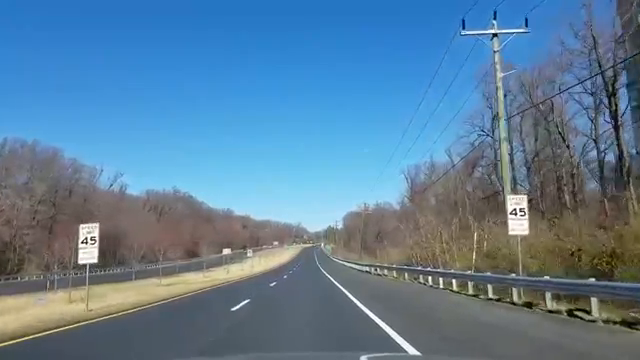
#> input picture frame 89 of OPENCV LANE DETECTION/inputs/videos/road2.mp4, 640 x 360 px, given in place of challenge.mp4, which was not available
$ python laneDetection.py
#> lines starting #> are read from the running program, lines starting #| are printed output that depends on the picture; after the words box and inside, x2 and y2 are one past the last pixel; in counts of white or black regions, pixels touching at a corner belong together; pictures that were not available may be replaced by others from this repository, and a replacement may not be noted
#> further down, image is the input picture: shape (360, 640, 3); mean B, G, R 152.9, 126.5, 92.3
import matplotlib.pyplot as plt
import matplotlib.image as mpimg
import numpy as np
import cv2
import math
from scipy import stats


def convHSV(img):
    return cv2.cvtColor(img,cv2.COLOR_RGB2HSV)

def convHSL(img):
    return cv2.cvtColor(img,cv2.COLOR_RGB2HLS)
#> returned value: shape (360, 640, 3); mean of channels 0, 1, 2 42.2, 122.8, 93.2

def isolateYellowHSL(img):
    low_threshold=np.array([30,38,110],dtype=np.uint8)
    high_threshold=np.array([150,204,255],dtype=np.uint8)
    yellow=cv2.inRange(img,low_threshold,high_threshold)
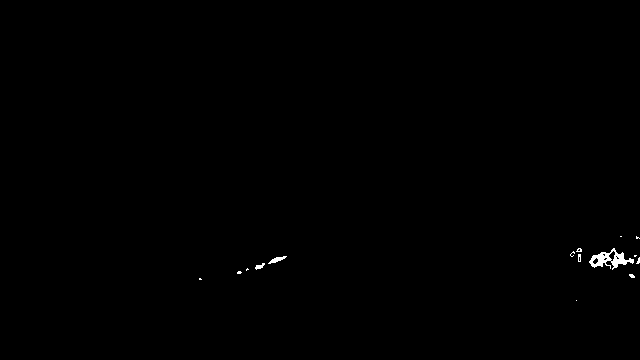
#> yellow: shape (360, 640); 0.27% white; 15 white regions (11 under 20 px), largest, box (x1, y1, x2, y2) and area: (589, 248, 634, 270) 400, (268, 256, 287, 264) 64, (255, 263, 265, 270) 36, (578, 254, 581, 262) 20
    return yellow

def isolateWhiteHSL(img):
    low_threshold=np.array([0,195,0],dtype=np.uint8)
    high_threshold=np.array([180,255,255],dtype=np.uint8)
    white=cv2.inRange(img,low_threshold,high_threshold)
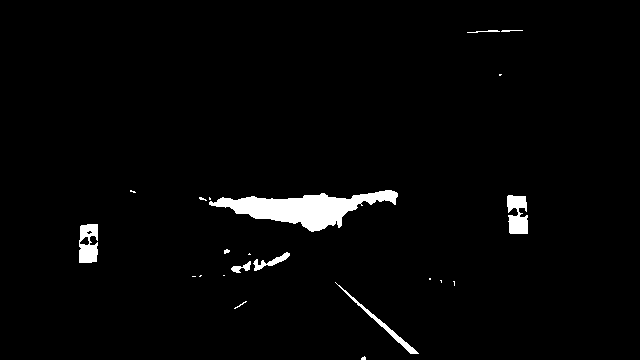
#> white: shape (360, 640); 2.5% white; 22 white regions (12 under 20 px), largest, box (x1, y1, x2, y2) and area: (209, 190, 398, 232) 3526, (507, 195, 528, 234) 625, (79, 224, 98, 263) 589
    return white

def MaskCombine(img,hsl_yellow,hsl_white):
    hsl_mask=cv2.bitwise_or(hsl_yellow,hsl_white)
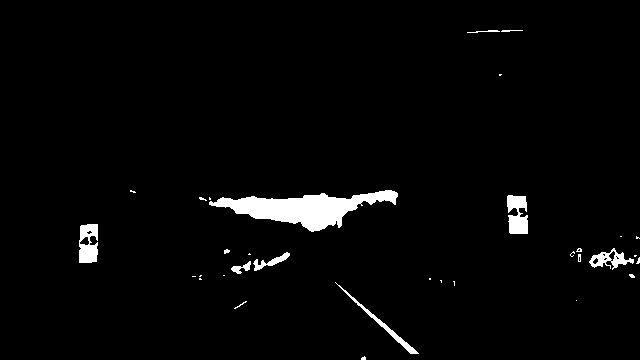
#> hsl_mask: shape (360, 640); 2.7% white; 33 white regions (21 under 20 px), largest, box (x1, y1, x2, y2) and area: (209, 190, 398, 232) 3526, (507, 195, 528, 234) 625, (79, 224, 98, 263) 589
    return cv2.bitwise_and(img,img,mask=hsl_mask)
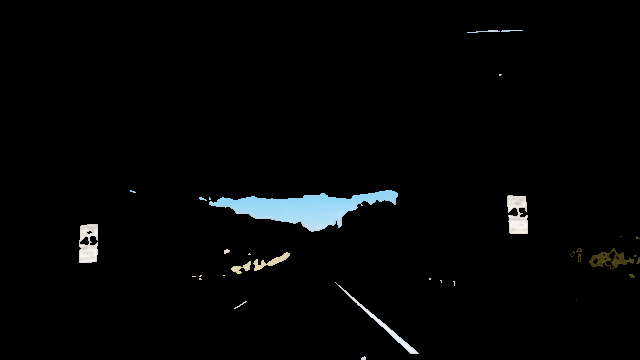
#> returned value: shape (360, 640, 3); mean of channels 0, 1, 2 5.8, 5.5, 4.7; drawn as B, G, R

def filter_hsl(img):
    hsl_img=convHSL(img)
    hsl_yellow=isolateYellowHSL(hsl_img)
    hsl_white=isolateWhiteHSL(hsl_img)
    return MaskCombine(img,hsl_yellow,hsl_white)


def grayscale(img):
    return cv2.cvtColor(img,cv2.COLOR_RGB2GRAY)
#> returned value: shape (360, 640)


def gaussianblur(grayscale_img):
    kernel=5
    return cv2.GaussianBlur(grayscale_img,(kernel,kernel),0)

def canny(img,low_threshold,high_threshold):
#> called with low_threshold = 50, high_threshold = 150
    return cv2.Canny(img,low_threshold,high_threshold)
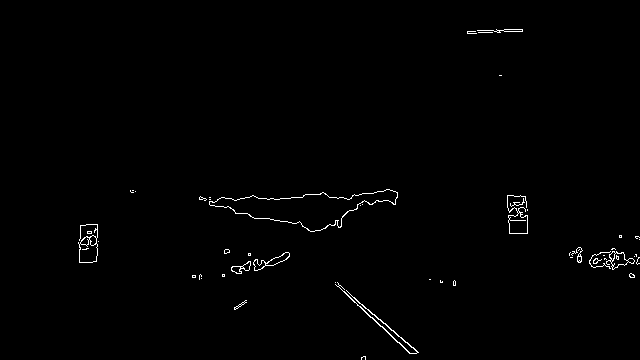
#> returned value: shape (360, 640); 0.8% white in thin lines or dots, all inside (x1, y1, x2, y2) = (78, 29, 640, 360)

def shape_of_img(img):
    imshape=img.shape
#> imshape = (360, 640)
    height=imshape[0]
#> height = 360
    width=imshape[1]
#> width = 640
    vertices=None

#CHANGE: Set THESE PARAMETERS ACCORDING TO CAMERA ANGLE

    if(width,height)==(960,540):
        bottom_left=(130,img.shape[0]-1)
        top_left=(410,350)
        top_right=(650,350)
        bottom_right=(img.shape[1]-30,img.shape[0]-1)
        vertices=np.array([bottom_left,top_left,top_right,bottom_right])

    else:
        bottom_left=(200,680)
        top_left=(400,450)
        top_right=(750,450)
        bottom_right=(1100,650)
        vertices=np.array([bottom_left,top_left,top_right,bottom_right])


    return vertices

def ROI(img):
    mask=np.zeros_like(img)
    if len(img.shape)>2:
        channel_count=img.shape[2]
        ignore_mask_color=(255,) * channel_count
    else:
        ignore_mask_color=255

    vertices=shape_of_img(img)
#> vertices = [[200, 680], [400, 450], [750, 450], [1100, 650]]

    cv2.fillPoly(mask,np.int32([vertices]),ignore_mask_color)
#> mask: shape (360, 640); every value is 0
    mask_img=cv2.bitwise_and(img,mask)
    return mask_img

def mask_bright(mask_img,img):
    return cv2.addWeighted(mask_img,1,img,1,0)

def hough_transform(img,rho,theta,threshold,min_line_len,max_line_gap):
    return cv2.HoughLinesP(img,rho,theta,threshold,np.array([]),min_line_len,max_line_gap)


# [8 lines left out: function draw_lines, not called in this run]

def separate_lines(lines,img):
    x_mid=img.shape[1]/2
#> x_mid = 320
    left_lanes=[]
    right_lanes=[]

    for line in lines:
        for x1,y1,x2,y2 in line:
            dx=x2-x1
            if dx==0:
                continue
            dy=y2-y1
            if dy==0:
                continue

            slope=dy/dx

            epsilon=0.01
            if abs(slope)<=epsilon:
                continue

            if slope<0 and x1<x_mid and x2<x_mid :
                left_lanes.append([[x1,y1,x2,y2]])
            elif x1>=x_mid and x2>=x_mid:
                right_lanes.append([[x1,y1,x2,y2]])
    return left_lanes,right_lanes

# [38 lines left out: functions color_lanes, finding_lane_line, tracing_lane, trace_both, not called in this run]


def display_final_lane_lines(image):
    img=np.copy(image)
    img_new=np.copy(image)#this is used for hadling errors
    #so there are 2 copies of original images
    rho=1
    theta=(np.pi/180)*1
    threshold=15
    min_line_len=10
    max_line_gap=5

    try:
        img=gaussianblur(img)
        img=filter_hsl(img)
        img=grayscale(img)
        img=canny(img,50,150)
        img=ROI(img)

        hough_lines=hough_transform(img,rho,theta,threshold,min_line_len,max_line_gap)

        separated_lane_lines=separate_lines(hough_lines,image)
        left_lane_lines=separated_lane_lines[0]
        right_lane_lines=separated_lane_lines[1]
        diff_lane_color=trace_both(image,left_lane_lines,right_lane_lines)

        #return img
        return diff_lane_color
    except ValueError:

        img=img_new
        masked_img=ROI(img)
        img=mask_bright(masked_img,img)
        img=gaussianblur(img)
        img=filter_hsl(img)
        img=grayscale(img)
        img=canny(img,50,150)
        img=ROI(img)

        hough_lines=hough_transform(img,rho,theta,threshold,min_line_len,max_line_gap)
        separated_lane_lines=separate_lines(hough_lines,image)
        left_lane_lines=separated_lane_lines[0]
        right_lane_lines=separated_lane_lines[1]
        diff_lane_color=trace_both(image,left_lane_lines,right_lane_lines)
        #return img
        return diff_lane_color


    #cv2.imshow('image',diff_lane_color)'''

'''image=cv2.imread('./test_images/traffic1.jpg')
cv2.imshow('original',image)
cv2.imshow('image',display_final_lane_lines(image))
'''

video=cv2.VideoCapture('./test_videos/challenge.mp4')
#video=cv2.VideoCapture('./data/test photos and videos/road_traffic_2.mp4')

while(video.isOpened()):
    ret,image=video.read()
    if ret==True:
#> (the run stopped early here; a loop or call above may not have finished)

$ run again, starting later in the video
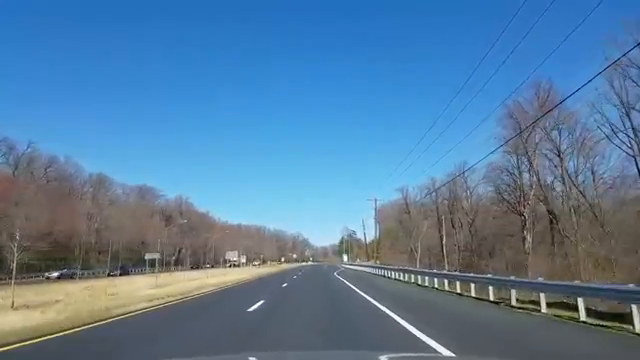
#> input picture frame 400 of OPENCV LANE DETECTION/inputs/videos/road2.mp4, 640 x 360 px, given in place of challenge.mp4, which was not available
#> image is the input picture: shape (360, 640, 3); mean B, G, R 157.7, 125, 87.2
#> in isolateYellowHSL, `yellow=cv2.inRange(img,low_threshold,high_threshold)`:
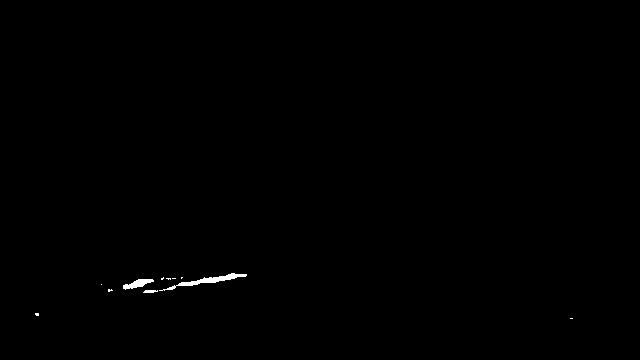
#> yellow: shape (360, 640); 0.26% white; 11 white regions (8 under 20 px), largest, box (x1, y1, x2, y2) and area: (159, 273, 247, 291) 346, (123, 279, 154, 290) 171, (143, 290, 158, 293) 37
#> white: shape (360, 640); 1.3% white; 25 white regions (17 under 20 px), largest, box (x1, y1, x2, y2) and area: (216, 210, 374, 246) 2231, (352, 286, 453, 356) 397, (205, 273, 247, 283) 133
#> hsl_mask: shape (360, 640); 1.5% white; 31 white regions (22 under 20 px), largest, box (x1, y1, x2, y2) and area: (216, 210, 374, 246) 2231, (352, 286, 453, 356) 397, (159, 273, 247, 291) 348
#> in canny, `return cv2.Canny(img,low_threshold,high_threshold)`:
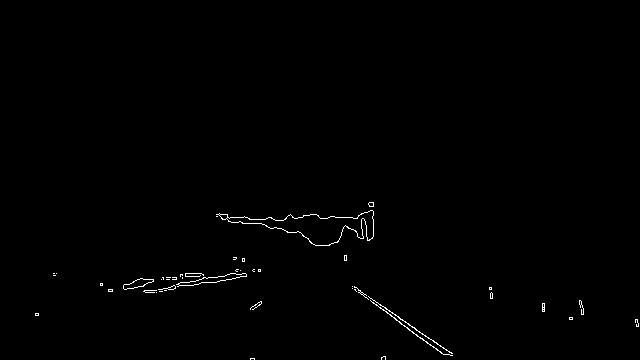
#> returned value: shape (360, 640); 0.55% white in thin lines or dots, all inside (x1, y1, x2, y2) = (35, 202, 639, 360)
#> vertices = [[200, 680], [400, 450], [750, 450], [1100, 650]]
#> mask: shape (360, 640); every value is 0

$ run again, starting later in the video
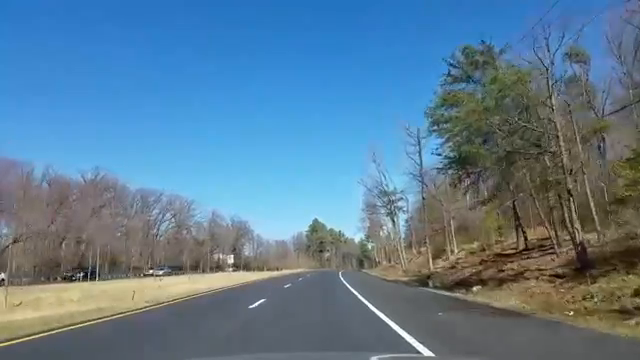
#> input picture frame 712 of OPENCV LANE DETECTION/inputs/videos/road2.mp4, 640 x 360 px, given in place of challenge.mp4, which was not available
#> image is the input picture: shape (360, 640, 3); mean B, G, R 147.8, 124.6, 92.7
#> in isolateYellowHSL, `yellow=cv2.inRange(img,low_threshold,high_threshold)`:
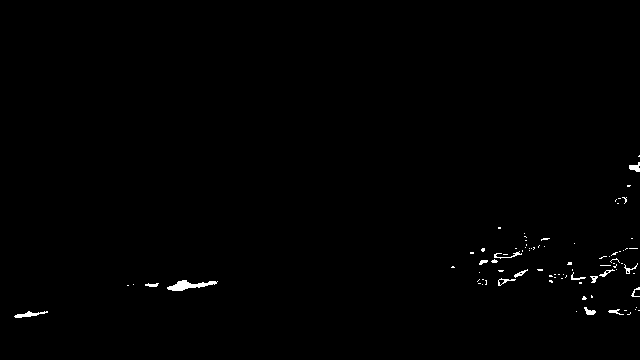
#> yellow: shape (360, 640); 0.55% white; 86 white regions (71 under 20 px), largest, box (x1, y1, x2, y2) and area: (167, 280, 218, 291) 268, (14, 311, 48, 318) 107, (629, 162, 640, 172) 67
#> white: shape (360, 640); 1.3% white; 23 white regions (12 under 20 px), largest, box (x1, y1, x2, y2) and area: (240, 187, 363, 242) 2196, (347, 284, 433, 356) 405, (219, 208, 235, 217) 90
#> hsl_mask: shape (360, 640); 1.8% white; 105 white regions (82 under 20 px), largest, box (x1, y1, x2, y2) and area: (240, 187, 363, 242) 2196, (347, 284, 433, 356) 405, (163, 278, 218, 291) 340
#> in canny, `return cv2.Canny(img,low_threshold,high_threshold)`:
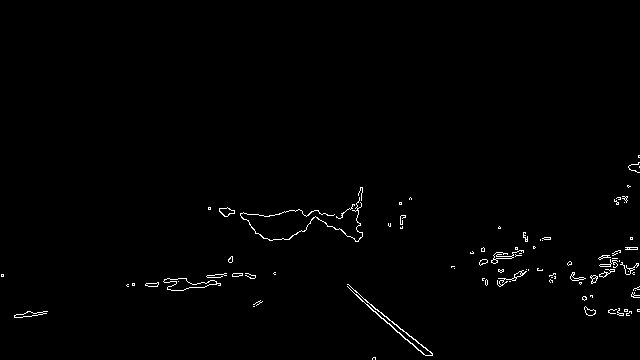
#> returned value: shape (360, 640); 0.92% white in thin lines or dots, all inside (x1, y1, x2, y2) = (1, 155, 640, 360)
#> vertices = [[200, 680], [400, 450], [750, 450], [1100, 650]]
#> mask: shape (360, 640); every value is 0
